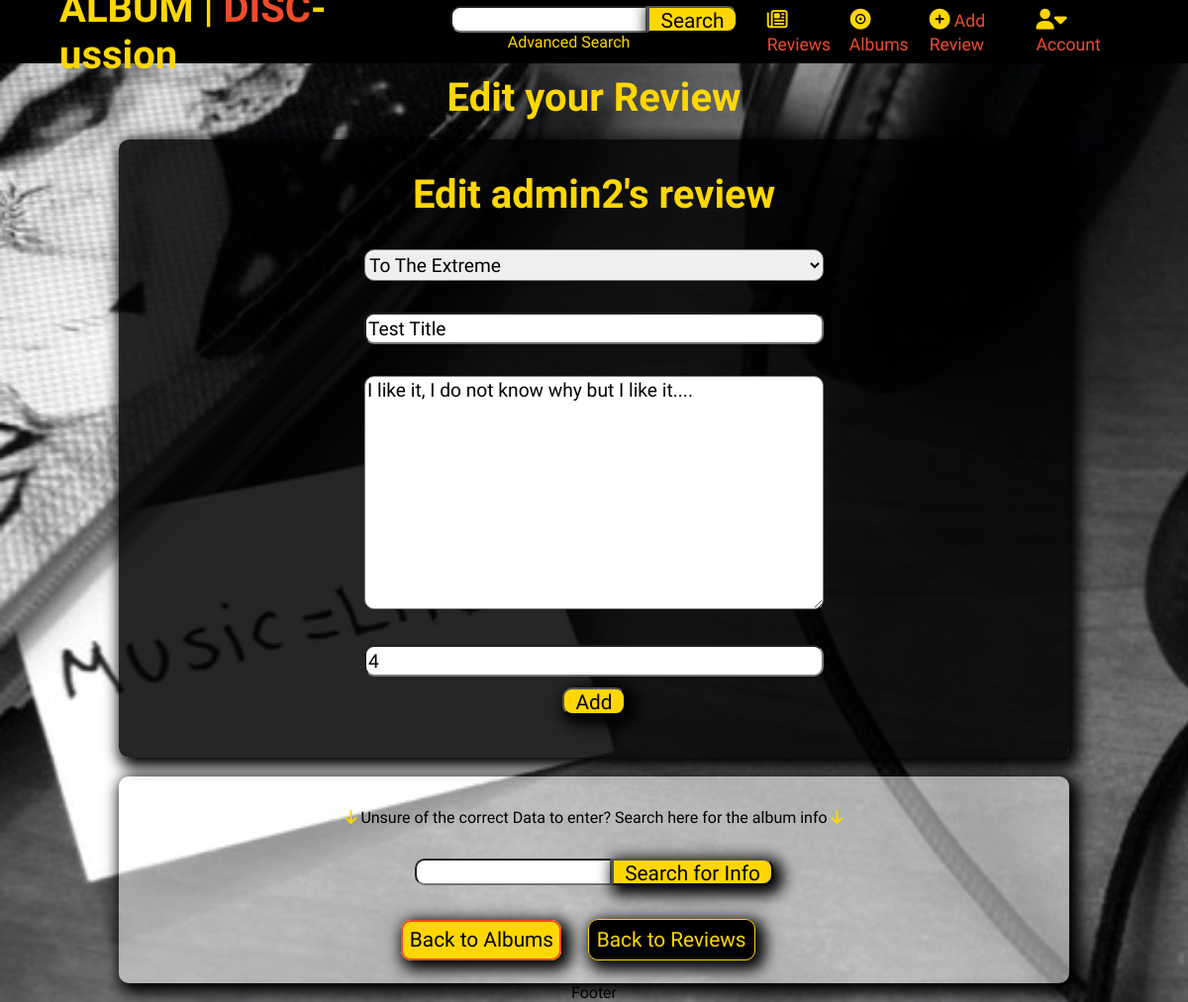
Before: /edit-review/5 (signed in) with the older database file.
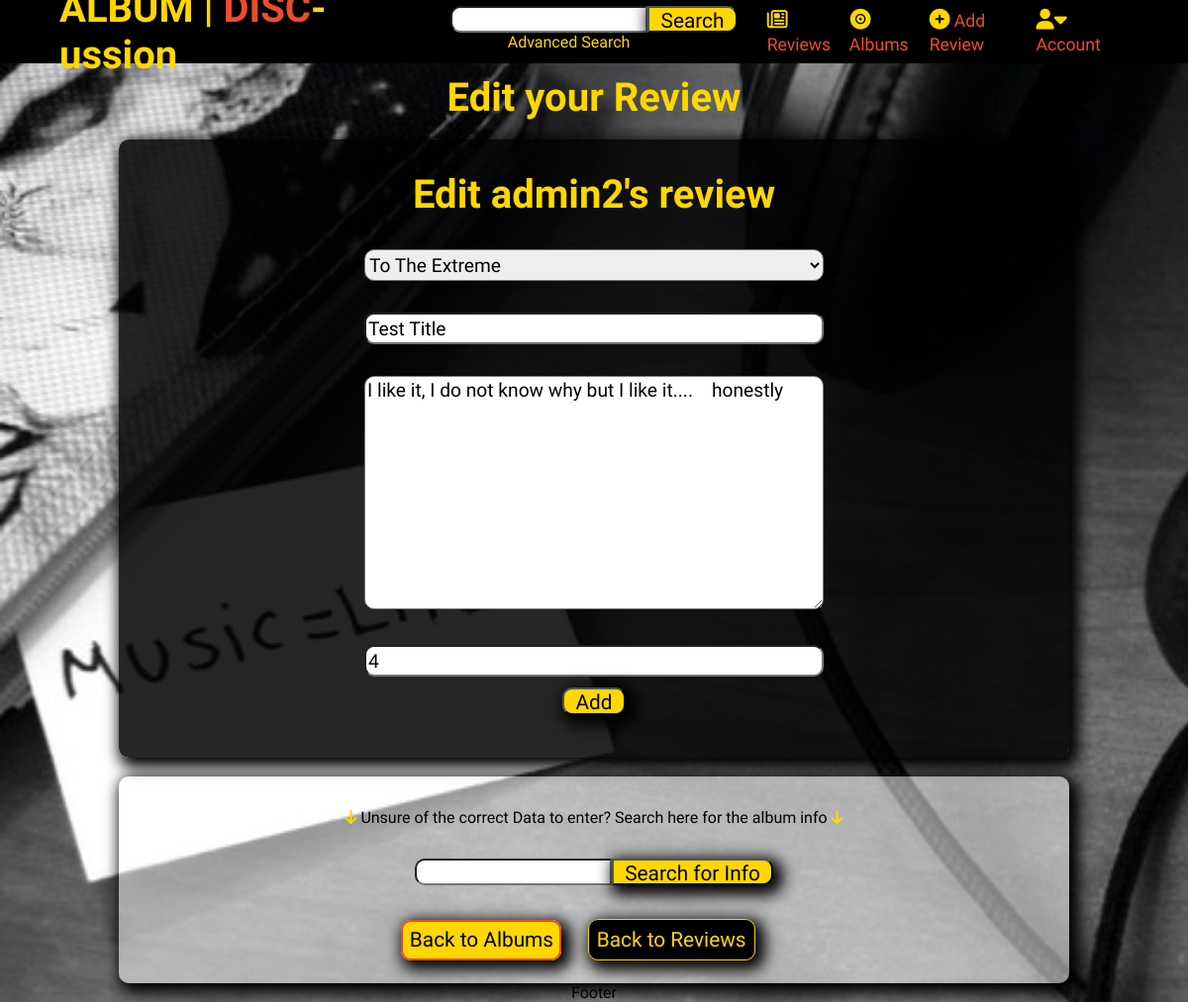
After: the same page with the newer database file.
### reviews/models.py (models this page shows, shortened)
class Review(models.Model):
    album = models.ForeignKey(Album, on_delete=models.CASCADE)
    title = models.CharField(max_length=200)
    content = models.TextField()
    rating = models.IntegerField(validators=[MinValueValidator(0),
                                 MaxValueValidator(10)])
    date_created_on = models.DateTimeField(auto_now_add=True)
    date_edited_on = models.DateTimeField(blank=True, null=True)
    creator = models.ForeignKey(auth.get_user_model(),
                                on_delete=models.CASCADE)

### reviews/views.py (the view, shortened to what this page needs)
# urls.py: path('edit-review/<int:review_id>', views.edit_review, name='edit_review'),
@login_required
def edit_review(request, review_id):
    initial_form = get_object_or_404(Review, pk=review_id)
    if not check_user_is_creator(request.user.id, initial_form.creator.id):
        if request.user.is_superuser:
            pass
        else:
            user_message(request, 'permission_denied', 'title')
            return redirect('home')
    review_form = ReviewForm(instance=initial_form)
    template = 'edit_review.html'
    context = {
        'initial_form': initial_form,
        'review_form': review_form
    }
    return render(request, template, context)

### reviews/forms.py
class ReviewForm(forms.ModelForm):
    class Meta:
        model = Review
        exclude = ('creator', 'date_created_on', 'date_edited_on')
        widgets = {'title': forms.TextInput(
                   attrs={'placeholder': 'Enter the Title of your Review',
                          "cols": 6}),
                   'content': forms.Textarea(
                    attrs={'placeholder': 'Enter your Review'}),
                   'rating': forms.NumberInput(
                    attrs={'placeholder': 'Rate the Album /10',
                           'min': 0, 'max': 10})}

### profiles/contexts.py (called while the page is built)
def top_profiles(request):
    profiles = Profile.objects.all()
    profile_list = []
    for profile in profiles:
        profile_list.append({
            'profile': profile,
            'no_of_reviews': number_of_reviews(profile.user)
        })
    top_list = sorted(profile_list, key=lambda d: d['no_of_reviews'],
                      reverse=True)[:6]
    context = {
        'top_profiles': top_list
    }
    return context

### profiles/utils.py (called while the page is built)
def number_of_reviews(user):
    reviews = Review.objects.filter(creator=user)
    return len(reviews)

### reviews/models.py (called while the page is built)
    def __str__(self):
        return self.title

### reviews/templates/edit_review.html (shortened to what this page needs)
{% extends 'base.html' %} {% load static %} {% block extracss %}
<link rel="stylesheet" href="{% static 'css/advanced-search.css' %}" />
<link rel="stylesheet" href="{% static 'css/add-review.css' %}" />
{% endblock %} {% block content %}
<main class="main-wrapper">
  <h1 class="title top-margin">Edit your Review</h1>
  <br />
  <div class="container-dark form-div" data-type="Review">
    <div class="width-100" id="add-review">
      <div class="title-container">
        <h2 class="title">Edit {{ initial_form.creator}}'s review</h2>
      </div>
      <form
        class="center-container"
        action="{% url 'edit_review' initial_form.id %}"
        method="post"
      >
        {% csrf_token %} {{ review_form.as_p }}
        <button class="btn" type="submit">Add</button>
      </form>
    </div>
  </div>
  <br />
  <section id="wiki-section">
    <p class="width-100 help-info">
      <i class="fas fa-arrow-down"></i> Unsure of the correct Data to enter?
      Search here for the album info <i class="fas fa-arrow-down"></i>
    </p>
    <form class="wiki-search-form" id="search-info-form">
      <input id="search-data" name="search-data" />
      <button id="search-data-btn" class="btn" type="submit">
        Search for Info
      </button>
    </form>
    <div class="top-margin">
      <a href="{% url 'album_list' %}" class="btn card-btn">Back to Albums</a>
      <a href="{% url 'review_list' %}" class="btn alt-btn">Back to Reviews</a>
    </div>
    <br />
  </section>
</main>
{% endblock %}

Changed rows visible on the page:
changed Review "To The Extreme": content "I like it, I do not know why but I like it...." → "I like it, I do not know why but I like it.... honestly"
